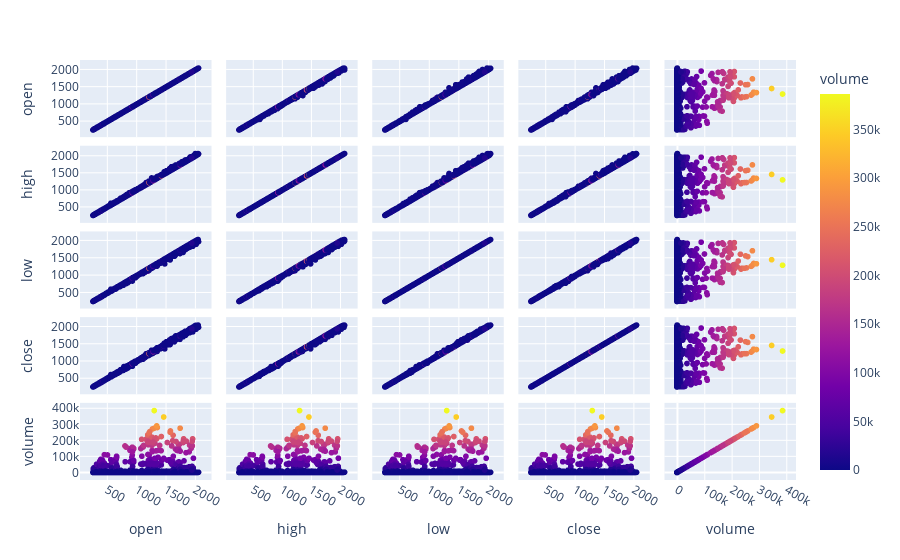

This figure's notebook cell:
### Code cell
fig = px.scatter_matrix(df,
                        dimensions=['open','high','low','close','volume'],
                        color='volume')
fig.show()

### Figure 1 — Plotly figure (JSON) as saved in the notebook; plotly's stock layout.template omitted (floating-point values rounded to 4 significant figures; data arrays with more than 128 entries replaced by an {"elided": "..."} marker saying what was removed)
{"data": [{"dimensions": [{"axis": {"matches": true}, "label": "open", "values": {"elided": "5785 float values"}}, {"axis": {"matches": true}, "label": "high", "values": {"elided": "5785 float values"}}, {"axis": {"matches": true}, "label": "low", "values": {"elided": "5785 float values"}}, {"axis": {"matches": true}, "label": "close", "values": {"elided": "5785 float values"}}, {"axis": {"matches": true}, "label": "volume", "values": {"elided": "5785 int values"}}], "hovertemplate": "%{xaxis.title.text}=%{x}<br>%{yaxis.title.text}=%{y}<br>volume=%{marker.color}<extra></extra>", "legendgroup": "", "marker": {"color": {"elided": "5785 int values"}, "coloraxis": "coloraxis", "symbol": "circle"}, "name": "", "showlegend": false, "type": "splom"}], "layout": {"coloraxis": {"colorbar": {"title": {"text": "volume"}}, "colorscale": [[0, "#0d0887"], [0.1111, "#46039f"], [0.2222, "#7201a8"], [0.3333, "#9c179e"], [0.4444, "#bd3786"], [0.5556, "#d8576b"], [0.6667, "#ed7953"], [0.7778, "#fb9f3a"], [0.8889, "#fdca26"], [1, "#f0f921"]]}, "dragmode": "select", "legend": {"tracegroupgap": 0}, "margin": {"t": 60}}}
